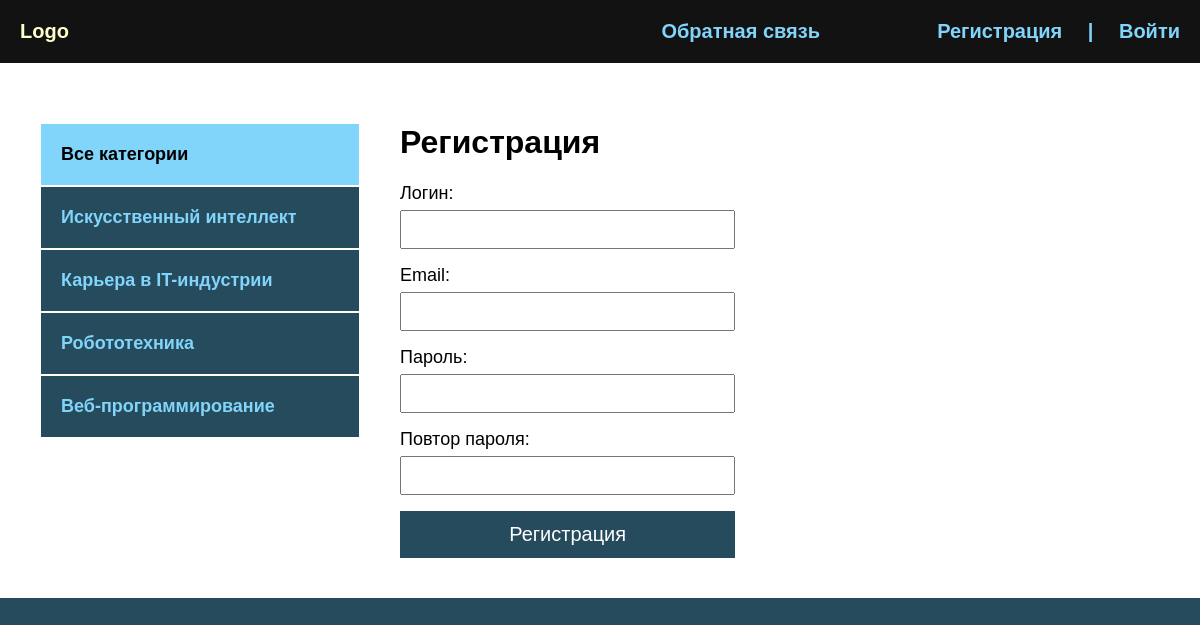
Screenshot of /register/ with the database file from the repository.
### blog/models.py (models this page shows, shortened)
class Category(models.Model):
    name = models.CharField(max_length=100, verbose_name='Категория')
    slug = models.SlugField(max_length=100, unique=True, verbose_name='URL')
    def get_absolute_url(self):
        return reverse('category', kwargs={'cat_slug': self.slug})
    class Meta:
        verbose_name = 'категорию'
        verbose_name_plural = 'Категории'

### blog/views.py (the view, shortened to what this page needs)
# urls.py: path('register/', RegisterUser.as_view(), name='register'),
class RegisterUser(DataMixin, CreateView):
    form_class = RegisterUserForm
    template_name = 'blog/register.html'
    success_url = reverse_lazy('login')
    def get_context_data(self, *, object_list=None, **kwargs):
        context = super().get_context_data(**kwargs)
        c_def = self.get_user_context(title='Регистрация')
        return dict(list(context.items()) + list(c_def.items()))

### blog/forms.py
class RegisterUserForm(UserCreationForm):
    username = forms.CharField(label="Логин", widget=forms.TextInput(attrs={"class": "form-input"}))
    email = forms.EmailField(label="Email", widget=forms.EmailInput(attrs={"class": "form-input"}))
    password1 = forms.CharField(label="Пароль", widget=forms.PasswordInput(attrs={"class": "form-input"}))
    password2 = forms.CharField(label="Повтор пароля", widget=forms.PasswordInput(attrs={"class": "form-input"}))
    class Meta:
        model = User
        fields = ('username', 'email', 'password1', 'password2')

### blog/utils.py (called while the page is built)
    def get_user_context(self, **kwargs):
        context = kwargs
        cats = Category.objects.annotate(Count('blog'))
        user_menu = menu.copy()
        if not self.request.user.is_authenticated:
            user_menu.pop(0)
        context['menu'] = user_menu
        context['cats'] = cats
        if 'cat_selected' not in context:
            context['cat_selected'] = 0
        return context

### blog/templates/blog/register.html (shortened to what this page needs)
{% extends 'blog/base.html' %}
{% block content %}
<h1>{{ title }}</h1>
<form method="post">
    {{ form.as_p }}
    <button>Регистрация</button>
</form>
{% endblock %}

### blog/templates/blog/base.html (shortened to what this page needs)
<!DOCTYPE html>
{% load static %}
{% load blog_tags %}
<html lang="en">
<head>
    <link rel="stylesheet" href="{% static 'css/style.css' %}">
</head>
<body>
<div class="header">
    <div class="wrap">
        <ul class="mainmenu">
            <li class="logo"><a href="{% url 'index' %}">Logo</a></li>
            {% for m in menu %}
            <li class="last"><a href="{% url m.url_name %}">{{ m.title }}</a></li>
            {% endfor %}
            {% if request.user.is_authenticated %}
            <li class="last">{{ user.username }} | <a href="{% url 'logout' %}">Выйти</a></li>
            {% else %}
            <li class="last"><a href="{% url 'register' %}">Регистрация</a> | <a href="{% url 'login' %}">Войти</a></li>
            {% endif %}
        </ul>
    </div>
</div>
<div class="content">
    <div class="wrap">
        <div class="sidebar">
            <ul>
                {% if cat_selected == 0 %}
                <li class="selected">Все категории</li>
                {% else %}
                <li><a href="{% url 'index' %}">Все категории</a></li>
                {% endif %}
                {% for c in cats %}
                    {% if c.blog__count > 0 %}
                        {% if c.pk == cat_selected %}
                        <li class="selected">{{ c.name }}</li>
                        {% else %}
                        <li><a href="{{ c.get_absolute_url }}">{{ c.name }}</a></li>
                        {% endif %}
                    {% endif %}
                {% endfor %}
            </ul>
        </div>
        <div class="main">
            {% block content %}
            {% endblock %}
        </div>
    </div>
</div>
</body>
</html>

### blog/static/css/style.css (style rules this page uses)
body { margin: 0; padding: 0; background: #264b5d; font-family: Verdana, Geneva, Tahoma, sans-serif; }
.wrap { max-width: 1200px; margin: 0 auto; }
.content .wrap { background: #FFF; padding: 40px; box-sizing: border-box; display: flex; }
ul { list-style: none; margin: 0; padding: 0; }
a { color: #81d4fa; text-decoration: none; padding: 20px; }
.header { background: #121212; }
.mainmenu { display: flex; font-size: 20px; font-weight: bold; padding: 20px 0; align-items: center; justify-content: space-between; }
.logo { flex-basis: 40%; }
.last { flex-basis: 30%; text-align: right; color: #81d4fa; }
.sidebar ul { width: 320px; margin-right: 40px; margin-top: 20px; }
.sidebar a { padding: 20px; display: block; border: 1px solid #FFF; background: #264b5d; font-weight: bold; font-size: 18px; }
.selected { font-size: 18px; padding: 20px; border: 1px solid #FFF; background: #81d4fa; font-weight: bold; }
.form-input { width: 100%; padding: 10px; box-sizing: border-box; }
button { background: #81d4fa; border: 2px solid #264b5d; width: 100%; padding: 10px; font-size: 20px; cursor: pointer; }
form label { font-size: 18px; }
input, textarea { width: 100%; margin-top: 6px; padding: 6px; box-sizing: border-box; }
label { font-size: 20px; }
button { background: #264b5d; color: #FFF; padding: 10px 40px; width: 100%; font-size: 20px; cursor: pointer; }
.last a { display: inline; }

### rows the page displays
Category: name "Искусственный интеллект"
Category: name "Карьера в IT-индустрии"
Category: name "Робототехника"
Category: name "Веб-программирование"

### other values shown
{{ m.title }} "Обратная связь"
{{ title }} "Регистрация"
